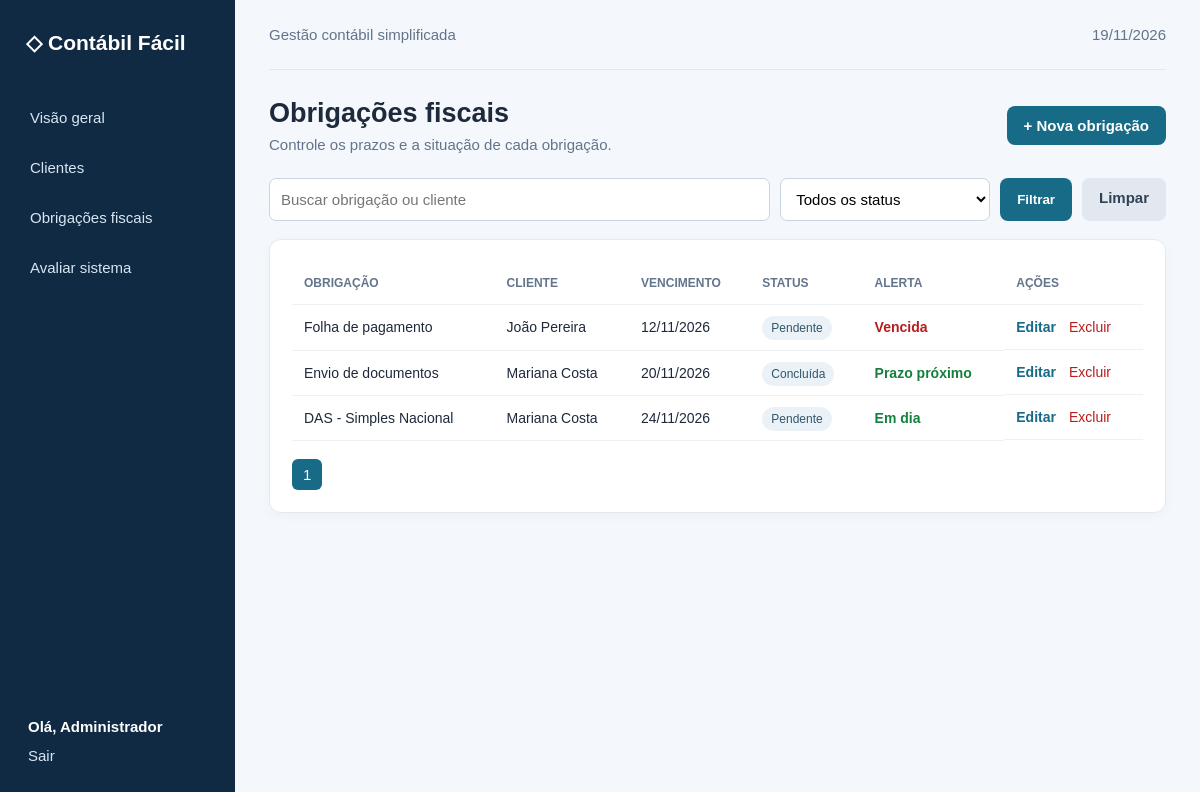
Page /obrigacoes (signed in) on the committed database.
### tables this page shows
CREATE TABLE obrigacoes (
 id INT AUTO_INCREMENT PRIMARY KEY,
 cliente_id INT NOT NULL,
 titulo VARCHAR(160) NOT NULL,
 descricao TEXT,
 vencimento DATE NOT NULL,
 status ENUM('Pendente','Em andamento','Concluída') NOT NULL DEFAULT 'Pendente',
 criado_em TIMESTAMP DEFAULT CURRENT_TIMESTAMP,
 CONSTRAINT fk_obrigacao_cliente FOREIGN KEY(cliente_id) REFERENCES clientes(id) ON DELETE CASCADE
);

CREATE TABLE clientes (
 id INT AUTO_INCREMENT PRIMARY KEY,
 nome VARCHAR(160) NOT NULL,
 cnpj VARCHAR(30) NOT NULL,
 email VARCHAR(160),
 telefone VARCHAR(30),
 responsavel VARCHAR(120),
 criado_em TIMESTAMP DEFAULT CURRENT_TIMESTAMP,
 UNIQUE KEY uk_cliente_documento (cnpj)
);

### app/Core/helpers.php (called while the page is built, shortened)
<?php
function e(?string $value): string { return htmlspecialchars($value ?? '', ENT_QUOTES | ENT_SUBSTITUTE, 'UTF-8'); }
function current_user(): string { return $_SESSION['user_name'] ?? 'Administrador'; }
function render(string $view, array $data = []): void {
    require BASE_PATH . '/app/Views/layout.php';
}
function page_url(array $changes = []): string {
    $params = array_merge($_GET, $changes);
    return '?' . http_build_query($params);
}

### app/Controllers/ObrigacaoController.php (called while the page is built, shortened)
<?php
final class ObrigacaoController {
    public function index(): void {
        auth_required(); $q=trim($_GET['q']??''); $status=$_GET['status']??''; $page=max(1,(int)($_GET['page']??1)); $per=8;
        render('obrigacoes/index',['title'=>'Obrigações fiscais','items'=>Obrigacao::all($q,$status,$per,($page-1)*$per),'q'=>$q,'status'=>$status,'page'=>$page,'pages'=>max(1,(int)ceil(Obrigacao::count($q,$status)/$per))]);
    }
}

### config/config.php (called while the page is built)
<?php
return [
    'db' => [
        'host' => '127.0.0.1',
        'port' => '3306',
        'name' => 'contabil_facil',
        'user' => 'root',
        'pass' => '',
        'charset' => 'utf8mb4',
    ],
];

### app/Core/Database.php (called while the page is built)
<?php
final class Database {
    private static ?PDO $pdo = null;
    public static function connection(): PDO {
        if (self::$pdo === null) {
            $cfg = require BASE_PATH . '/config/config.php';
            $db = $cfg['db'];
            $dsn = "mysql:host={$db['host']};port={$db['port']};dbname={$db['name']};charset={$db['charset']}";
            self::$pdo = new PDO($dsn, $db['user'], $db['pass'], [
                PDO::ATTR_ERRMODE => PDO::ERRMODE_EXCEPTION,
                PDO::ATTR_DEFAULT_FETCH_MODE => PDO::FETCH_ASSOC,
                PDO::ATTR_EMULATE_PREPARES => false,
            ]);
        }
        return self::$pdo;
    }
}

### app/Models/Obrigacao.php (called while the page is built, shortened)
<?php
final class Obrigacao {
    public static function all(string $q, string $status, int $limit, int $offset): array {
        $sql = "SELECT o.*, c.nome AS cliente_nome
                FROM obrigacoes o
                JOIN clientes c ON c.id = o.cliente_id
                WHERE (
                    :q = ''
                    OR o.titulo LIKE :titulo
                    OR c.nome LIKE :cliente
                )
                AND (
                    :status_vazio = ''
                    OR o.status = :status_valor
                )
                ORDER BY o.vencimento ASC
                LIMIT :lim OFFSET :off";
        $s = Database::connection()->prepare($sql);
        $s->bindValue(':q', $q);
        $s->bindValue(':titulo', "%$q%");
        $s->bindValue(':cliente', "%$q%");
        $s->bindValue(':status_vazio', $status);
        $s->bindValue(':status_valor', $status);
        $s->bindValue(':lim', $limit, PDO::PARAM_INT);
        $s->bindValue(':off', $offset, PDO::PARAM_INT);
        $s->execute();
        return $s->fetchAll();
    }
}

### app/Views/obrigacoes/index.php (the view, shortened to what this page needs)
<div class="page-head"><div><h1>Obrigações fiscais</h1><p>Controle os prazos e a situação de cada obrigação.</p></div><a class="btn" href="/obrigacoes/nova">+ Nova obrigação</a></div>
<form class="filters" method="get"><input name="q" placeholder="Buscar obrigação ou cliente" value="<?=e($q)?>"><select name="status"><option value="">Todos os status</option></select><button class="btn">Filtrar</button><a class="btn secondary" href="/obrigacoes">Limpar</a></form>
<section class="panel"><div class="table-wrap"><table><thead><tr><th>Obrigação</th><th>Cliente</th><th>Vencimento</th><th>Status</th><th>Alerta</th><th>Ações</th></tr></thead><tbody>
<?php foreach($items as $o):$late=$o['status']!=='Concluída'&&$o['vencimento']<date('Y-m-d');?><tr><td><?=e($o['titulo'])?></td><td><?=e($o['cliente_nome'])?></td><td><?=date('d/m/Y',strtotime($o['vencimento']))?></td><td><span class="tag"><?=e($o['status'])?></span></td><td class="<?=$late?'late':'ok'?>"><?=$late?'Vencida':(strtotime($o['vencimento'])-strtotime(date('Y-m-d'))<=259200?'Prazo próximo':'Em dia')?></td><td class="actions"><a href="/obrigacoes/editar?id=<?=$o['id']?>">Editar</a><form method="post" action="/obrigacoes/excluir" onsubmit="return confirm('Excluir esta obrigação?');"><?=csrf_field()?><input type="hidden" name="id" value="<?=$o['id']?>"><button class="link">Excluir</button></form></td></tr><?php endforeach;?>
</tbody></table></div><div class="pagination"><?php for($i=1;$i<=$pages;$i++):?><a class="<?=$i===$page?'active':''?>" href="<?=e(page_url(['page'=>$i]))?>"><?=$i?></a><?php endfor;?></div></section>

### index.php (shortened to what this page needs)
<?php
require BASE_PATH . '/app/Core/Database.php';
require BASE_PATH . '/app/Core/helpers.php';
require BASE_PATH . '/app/Models/Obrigacao.php';
require BASE_PATH . '/app/Controllers/ObrigacaoController.php';
$uri = parse_url($_SERVER['REQUEST_URI'], PHP_URL_PATH) ?: '/';
$uri = '/' . trim($uri, '/');
$method = $_SERVER['REQUEST_METHOD'];
$routes = [
    'GET /' => [DashboardController::class, 'index'],
    'GET /login' => [AuthController::class, 'form'],
    'POST /login' => [AuthController::class, 'login'],
    'POST /logout' => [AuthController::class, 'logout'],
    'GET /clientes' => [ClienteController::class, 'index'],
    'GET /clientes/novo' => [ClienteController::class, 'create'],
    'POST /clientes/salvar' => [ClienteController::class, 'store'],
    'GET /clientes/editar' => [ClienteController::class, 'edit'],
    'POST /clientes/atualizar' => [ClienteController::class, 'update'],
    'POST /clientes/excluir' => [ClienteController::class, 'delete'],
    'GET /obrigacoes' => [ObrigacaoController::class, 'index'],
    'GET /obrigacoes/nova' => [ObrigacaoController::class, 'create'],
    'POST /obrigacoes/salvar' => [ObrigacaoController::class, 'store'],
    'GET /obrigacoes/editar' => [ObrigacaoController::class, 'edit'],
    'POST /obrigacoes/atualizar' => [ObrigacaoController::class, 'update'],
    'POST /obrigacoes/excluir' => [ObrigacaoController::class, 'delete'],
    'GET /avaliacao' => [AvaliacaoController::class, 'form'],
    'POST /avaliacao/salvar' => [AvaliacaoController::class, 'store'],
];
$key = $method . ' ' . $uri;
if (isset($routes[$key])) {
    [$class, $action] = $routes[$key];
    (new $class())->$action();
    exit;
}

### app/Views/layout.php
<!doctype html>
<html lang="pt-br"><head><meta charset="utf-8"><meta name="viewport" content="width=device-width,initial-scale=1"><title><?= e($title ?? 'Contábil Fácil') ?> | Contábil Fácil</title><link rel="stylesheet" href="/assets/style.css"></head>
<body>
<?php if(!empty($_SESSION['user_id'])): ?>
<aside class="sidebar"><div class="brand">◇ Contábil Fácil</div><nav>
<a href="/">Visão geral</a><a href="/clientes">Clientes</a><a href="/obrigacoes">Obrigações fiscais</a><a href="/avaliacao">Avaliar sistema</a>
</nav><div class="user"><strong>Olá, <?= e(current_user()) ?></strong><form method="post" action="/logout"><?= csrf_field() ?><button class="logout">Sair</button></form></div></aside>
<main class="main"><header><span>Gestão contábil simplificada</span><span><?= date('d/m/Y') ?></span></header><?php require $viewFile; ?></main>
<?php else: ?><?php require $viewFile; ?><?php endif; ?>
</body></html>

### assets/style.css (style rules this page uses)
* { box-sizing: border-box; }
body { margin: 0; background: #f4f7fb; color: #1e293b; font: 15px Arial, sans-serif; }
.sidebar { position: fixed; inset: 0 auto 0 0; width: 235px; background: #102a43; color: white; padding: 26px 18px; display: flex; flex-direction: column; }
.brand { font-size: 21px; font-weight: 700; margin: 5px 8px 42px; }
.sidebar nav { display: grid; gap: 9px; }
.sidebar nav a, .user a { color: #d8e6f3; text-decoration: none; padding: 12px; border-radius: 8px; }
.user { margin-top: auto; display: grid; gap: 12px; padding: 10px; }
.user strong { color: #fff; }
.logout { border: 0; background: none; color: #d8e6f3; padding: 0; cursor: pointer; font: inherit; }
.main { margin-left: 235px; padding: 0 34px 45px; }
header { height: 70px; display: flex; align-items: center; justify-content: space-between; color: #64748b; border-bottom: 1px solid #e2e8f0; margin-bottom: 28px; }
.page-head { display: flex; justify-content: space-between; align-items: center; margin: 12px 0 25px; }
.page-head h1 { margin: 0 0 7px; font-size: 27px; }
.page-head p { margin: 0; color: #64748b; }
.btn { display: inline-block; border: 0; background: #176b87; color: white; text-decoration: none; padding: 11px 17px; border-radius: 8px; font-weight: 600; cursor: pointer; }
.btn.secondary { background: #e2e8f0; color: #334155; }
.stat, .panel { background: white; border: 1px solid #e5eaf0; border-radius: 12px; box-shadow: 0 3px 12px #102a4308; }
.stat.warning strong, .late { color: #b91c1c; }
.stat.good strong, .ok { color: #15803d; }
.panel { padding: 22px; }
.panel-title a, .actions a { color: #176b87; text-decoration: none; font-weight: 600; }
.table-wrap { overflow-x: auto; }
table { border-collapse: collapse; width: 100%; min-width: 650px; }
th, td { text-align: left; padding: 14px 12px; border-bottom: 1px solid #edf1f5; }
th { font-size: 12px; text-transform: uppercase; color: #64748b; }
td { font-size: 14px; }
.tag { background: #eaf2f7; color: #31556b; padding: 5px 9px; border-radius: 20px; font-size: 12px; }
.late, .ok { font-weight: 700; }
.filters { display: flex; gap: 10px; margin-bottom: 18px; }
.filters input { flex: 1; }
.filters input, .filters select, input, select, textarea { font: inherit; border: 1px solid #cbd5e1; border-radius: 7px; padding: 11px; background: white; width: 100%; }
.filters select { max-width: 210px; }
.actions { display: flex; gap: 13px; align-items: center; }
.actions form { display: inline; }
.link { border: 0; background: none; color: #b91c1c; cursor: pointer; font: inherit; padding: 0; }
.pagination { display: flex; gap: 7px; margin-top: 18px; }
.pagination a { padding: 7px 11px; border-radius: 6px; background: #f1f5f9; color: #334155; text-decoration: none; }
.pagination a.active { background: #176b87; color: white; }

### rows in the picture
obrigacoes: titulo "Folha de pagamento", cliente.nome "João Pereira", vencimento "12/11/2026", status "Pendente", shows "Vencida"
obrigacoes: titulo "Envio de documentos", cliente.nome "Mariana Costa", vencimento "20/11/2026", status "Concluída", shows "Prazo próximo"
obrigacoes: titulo "DAS - Simples Nacional", cliente.nome "Mariana Costa", vencimento "24/11/2026", status "Pendente", shows "Em dia"

### other values in the picture
current_user() "Administrador"
